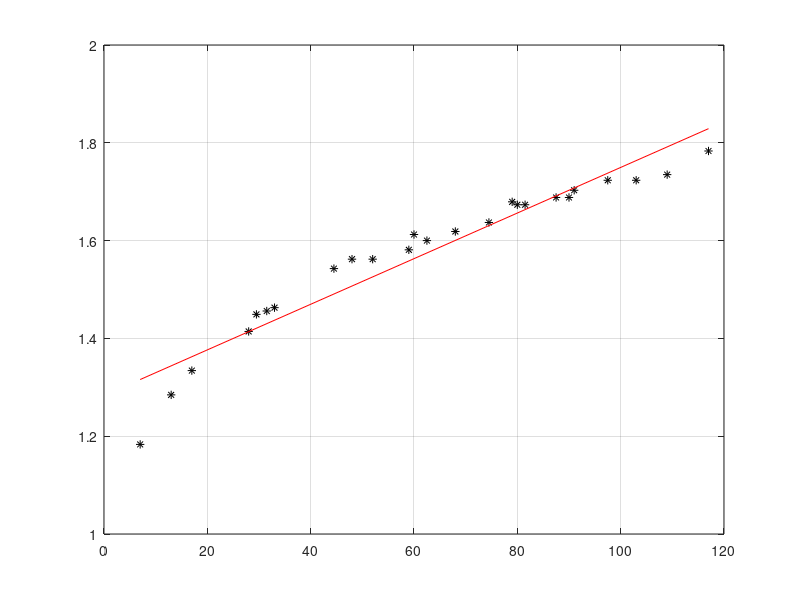

Recreate this plot in MATLAB.
clear all
clf

% Given data
x = [7, 13, 17, 28, 29.5, 31.5, 33, 44.5, 48, 52, 59, 60, 62.5, 68, 74.5, 79, 80, 81.5, 87.5, 90, 91, 97.5, 103, 109, 117];
y = [1.4, 1.65, 1.78, 2.0, 2.1, 2.12, 2.14, 2.38, 2.44, 2.44, 2.5, 2.6, 2.56, 2.62, 2.68, 2.82, 2.8, 2.8, 2.85, 2.85, 2.9, 2.97, 2.97, 3.01, 3.18];
% Can also use x = [7 13 17...];

% Apply the transformation sqrt(y)
Y = sqrt(y);

% Plot sqrt(y) against x
plot(x, Y, 'k*');

hold on;
grid on;

% Fit a line through the points (x, sqrt(y))
a = polyfit(x, Y, 1)

% Plot the first and last points of the fitted line
% x(1) = 7, x(n) = 117
% y = ax + b
% a and b are given by polyfit
s = [7 117];
plot(s, a(1)*s + a(2), 'r-');
